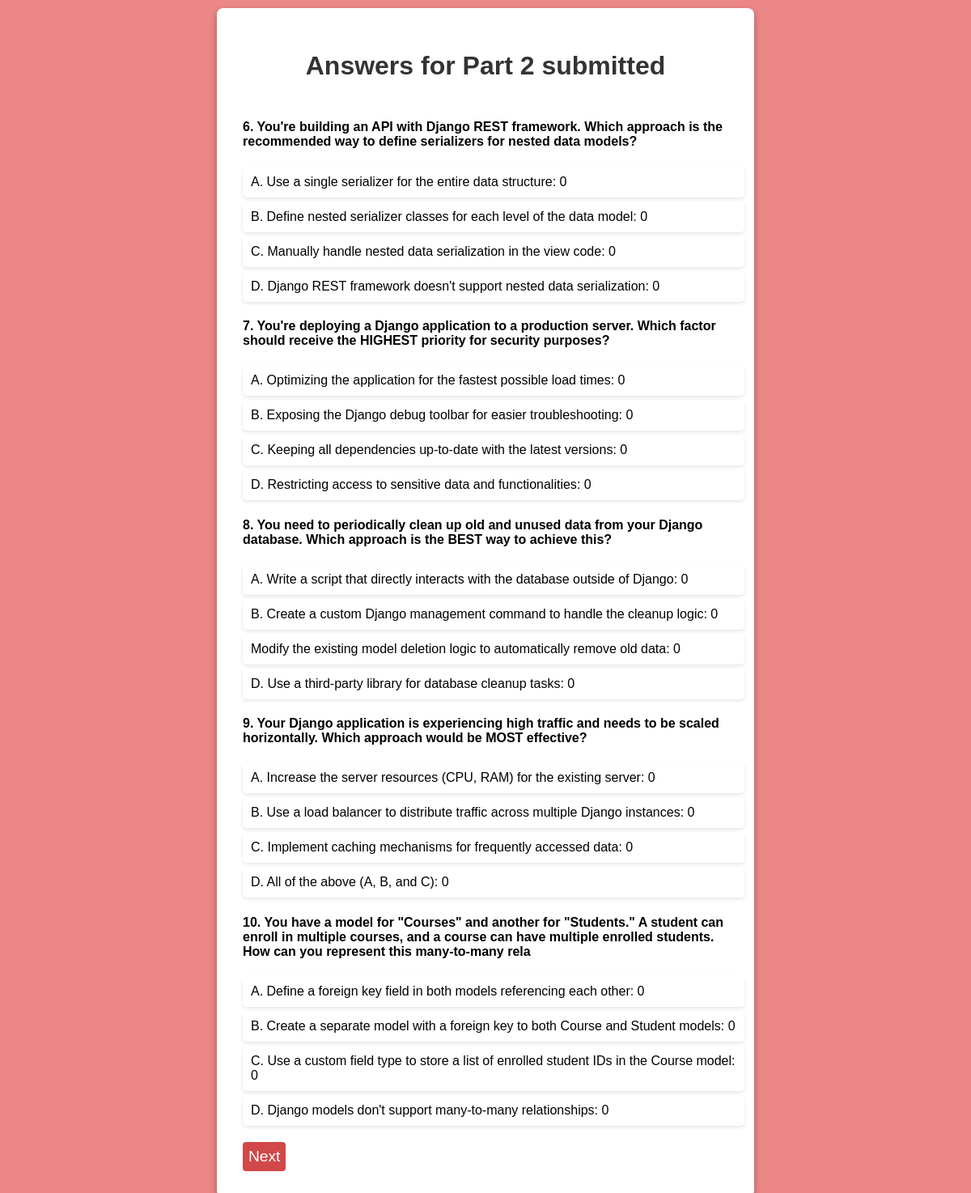
The page /polls/thank_you2/ on the database its author committed.
### polls/models.py (models this page shows, shortened)
class Question(models.Model):
  question_text = models.CharField(max_length=200)
  pub_date = models.DateTimeField('date published')

class Choice(models.Model):
  question = models.ForeignKey(Question, on_delete=models.CASCADE)
  choice_text = models.CharField(max_length=200)
  votes = models.IntegerField(default=0)

### polls/views.py (the view)
# urls.py: path('thank_you2/', views.thank_you2, name='thank_you2'),
def thank_you2(request):
    questions = Question.objects.all()[5:10]
    responses_summary = []
    for question in questions:
        choices = question.choice_set.all()
        response_count = {}
        max_count = 0
        most_selected_choice_text = ''
        for choice in choices:
            count = Responses.objects.filter(question=question, choice=choice).count()
            response_count[choice.choice_text] = count
            if count > max_count:
                max_count = count
                most_selected_choice_text = choice.choice_text
        responses_summary.append({
            'question': question,
            'response_count': response_count,
            'most_selected_choice_text': most_selected_choice_text
        })
    return render(request, 'polls/thank_you2.html', {'responses_summary': responses_summary})

### polls/templates/polls/thank_you2.html (shortened to what this page needs)
{% load static %}
<!DOCTYPE html>
<html>
<head>
    <link rel="stylesheet" type="text/css" href="{% static 'styles_thankyou.css' %}">
</head>
<body>
<div class="container">
    <h1>Answers for Part 2 submitted</h1>
    {% for response_summary in responses_summary %}
    <div class="question-summary">
        <h4>{{ response_summary.question.question_text }}</h4>
        <ul>
            {% for choice_text, count in response_summary.response_count.items %}
            {% if choice_text == response_summary.most_selected_choice_text %}
            <li class="most-selected">{{ choice_text }}: {{ count }}</li>
            {% else %}
            <li>{{ choice_text }}: {{ count }}</li>
            {% endif %}
            {% endfor %}
        </ul>
    </div>
    {% endfor %}
    <button onclick="window.location.href='{% url 'polls:questions3' %}'">Next</button>
</div>
</body>
</html>

### polls/static/styles_thankyou.css (style rules this page uses)
body { font-family: 'Arial', sans-serif; background-color: #eb8787; margin: 0; padding: 0; display: flex; justify-content: center; align-items: center; }
.container { background: #fff; padding: 2em; border-radius: 8px; box-shadow: 0 4px 8px rgba(0, 0, 0, 0.3); max-width: 600px; width: 100%; margin: 10px; }
h1 { text-align: center; color: #333; margin-bottom: 1.5em; }
.question-summary { margin-bottom: 20px; }
ul { list-style-type: none; padding: 0; }
li { background: #fff; margin: 5px 0; padding: 10px; border-radius: 5px; box-shadow: 0 2px 4px rgba(0, 0, 0, 0.1); transition: background 0.3s; display: block; text-align: left; width: 100%; }
button { display:block; background-color: #d14848; padding: 7px; color: #fff; border: none; border-radius: 4px; font-size: 1.2em; cursor: pointer; transition: background-color 0.3s ease; }

### rows shown on the page
Question: question.question_text "6. You're building an API with Django REST framework. Which approach is the recommended way to define serializers for nested data models?", response_count "0" "0" "0" "0"
Choice: response_count "A. Use a single serializer for the entire data structure"
Choice: response_count "B. Define nested serializer classes for each level of the data model"
Choice: response_count "C. Manually handle nested data serialization in the view code"
Choice: response_count "D. Django REST framework doesn't support nested data serialization"
Question: question.question_text "7. You're deploying a Django application to a production server. Which factor should receive the HIGHEST priority for security purposes?", response_count "0" "0" "0" "0"
Choice: response_count "A. Optimizing the application for the fastest possible load times"
Choice: response_count "B. Exposing the Django debug toolbar for easier troubleshooting"
Choice: response_count "C. Keeping all dependencies up-to-date with the latest versions"
Choice: response_count "D. Restricting access to sensitive data and functionalities"
Question: question.question_text "8. You need to periodically clean up old and unused data from your Django database. Which approach is the BEST way to achieve this?", response_count "0" "0" "0" "0"
Choice: response_count "A. Write a script that directly interacts with the database outside of Django"
Choice: response_count "B. Create a custom Django management command to handle the cleanup logic"
Choice: response_count "Modify the existing model deletion logic to automatically remove old data"
Choice: response_count "D. Use a third-party library for database cleanup tasks"
Question: question.question_text "9. Your Django application is experiencing high traffic and needs to be scaled horizontally. Which approach would be MOST effective?", response_count "0" "0" "0" "0"
Choice: response_count "A. Increase the server resources (CPU, RAM) for the existing server"
Choice: response_count "B. Use a load balancer to distribute traffic across multiple Django instances"
Choice: response_count "C. Implement caching mechanisms for frequently accessed data"
Choice: response_count "D. All of the above (A, B, and C)"
Question: question.question_text "10. You have a model for \"Courses\" and another for \"Students.\" A student can enroll in multiple courses, and a course can have multiple enrolled students. How can you represent this many-to-many rela", response_count "0" "0" "0" "0"
Choice: response_count "A. Define a foreign key field in both models referencing each other"
Choice: response_count "B. Create a separate model with a foreign key to both Course and Student models"
Choice: response_count "C. Use a custom field type to store a list of enrolled student IDs in the Course model"
Choice: response_count "D. Django models don't support many-to-many relationships"
